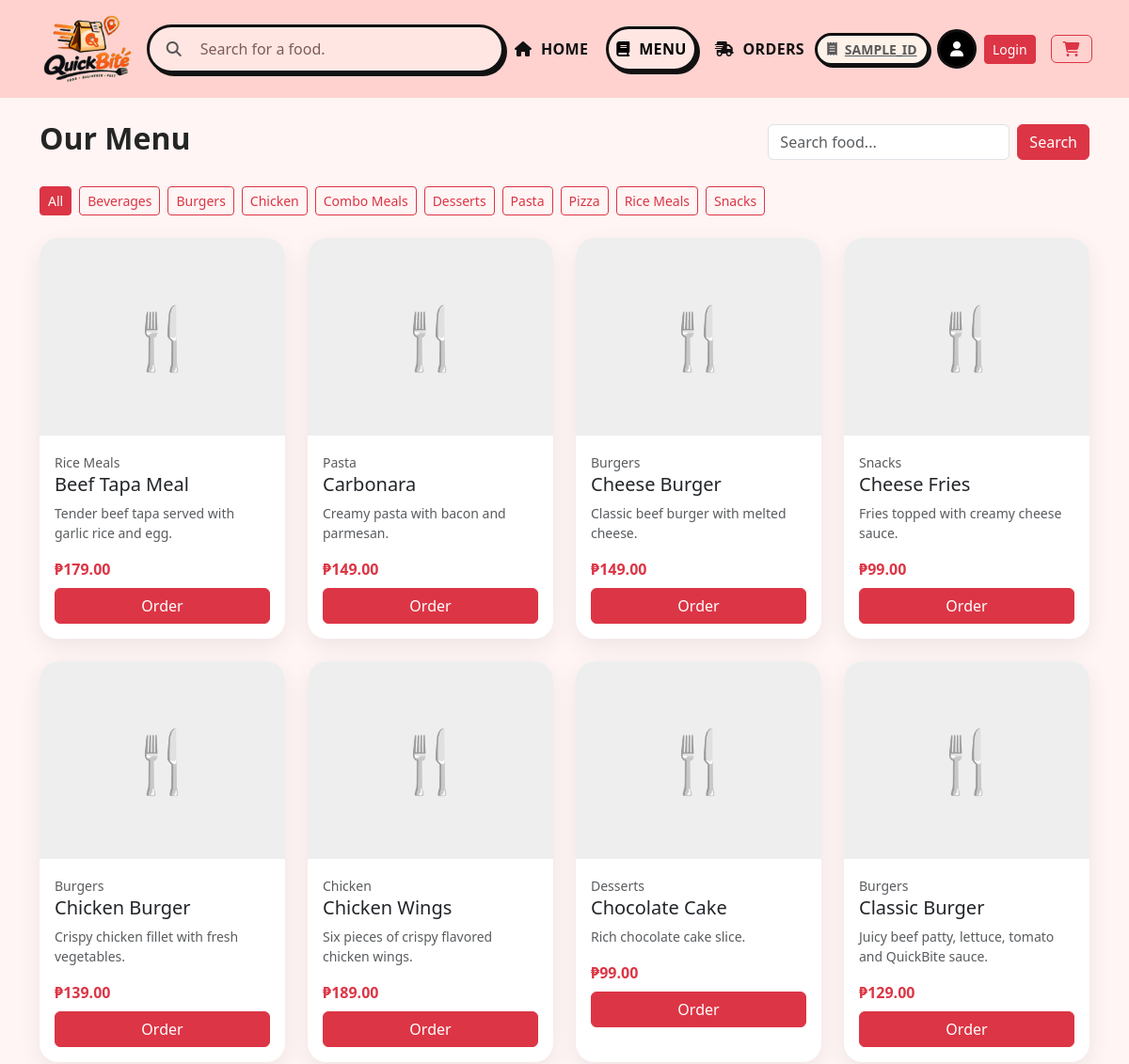
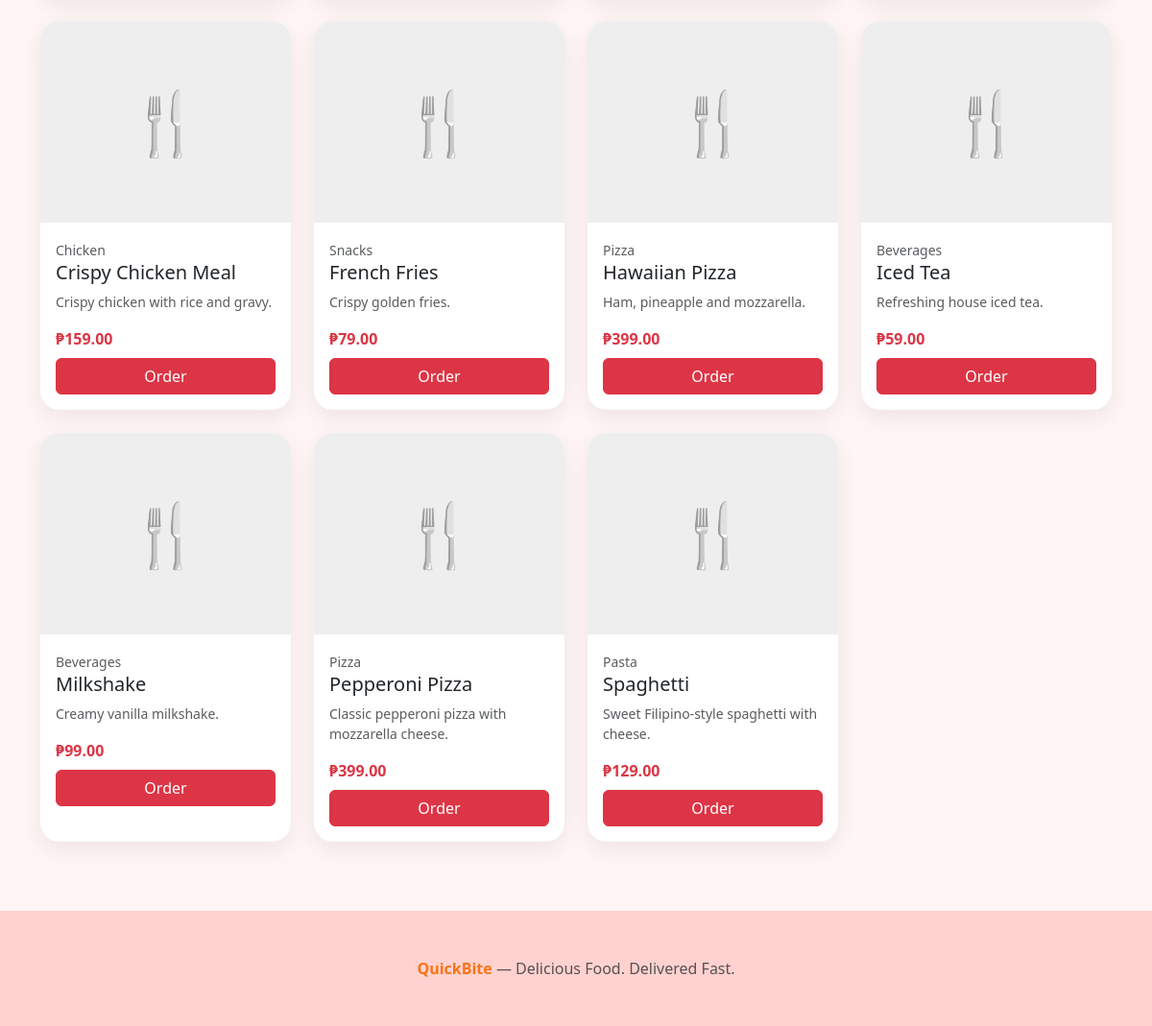
Page /menu.php on the committed database (2 pictures, top to bottom).
### tables this page shows
CREATE TABLE categories(
 id INT AUTO_INCREMENT PRIMARY KEY,
 name VARCHAR(100) NOT NULL,
 status TINYINT(1) DEFAULT 1,
 created_at TIMESTAMP DEFAULT CURRENT_TIMESTAMP
);

CREATE TABLE foods(
 id INT AUTO_INCREMENT PRIMARY KEY,
 category_id INT NOT NULL,
 name VARCHAR(150) NOT NULL,
 description TEXT,
 price DECIMAL(10,2) NOT NULL,
 prep_minutes INT DEFAULT 15,
 image VARCHAR(255) NULL,
 status TINYINT(1) DEFAULT 1,
 created_at TIMESTAMP DEFAULT CURRENT_TIMESTAMP,
 FOREIGN KEY(category_id) REFERENCES categories(id)
);

### includes/functions.php (called while the page is built, shortened)
<?php
function e($value) { return htmlspecialchars((string)$value, ENT_QUOTES, 'UTF-8'); }
function money($n) { return '₱' . number_format((float)$n, 2); }
?>

### menu.php (the view, shortened to what this page needs)
<?php
require_once "config/database.php"; require_once "includes/functions.php";
$cats=$pdo->query("SELECT * FROM categories WHERE status=1 ORDER BY name")->fetchAll();
$search=trim($_GET['search']??''); $cat=(int)($_GET['category']??0);
$sql="SELECT f.*,c.name category FROM foods f JOIN categories c ON c.id=f.category_id WHERE f.status=1";
$params=[];
$sql.=" ORDER BY f.name";
$stmt=$pdo->prepare($sql);$stmt->execute($params);$foods=$stmt->fetchAll();
include "includes/header.php";
?>
<div class="container py-4"><div class="d-flex justify-content-between align-items-center flex-wrap gap-2"><h2 class="fw-bold">Our Menu</h2>
<form class="d-flex"><input name="search" value="<?=e($search)?>" class="form-control" placeholder="Search food..."><button class="btn btn-danger ms-2">Search</button></form></div>
<div class="my-4 d-flex gap-2 flex-wrap"><a class="btn btn-sm <?=!$cat?'btn-danger':'btn-outline-danger'?>" href="menu.php">All</a><?php foreach($cats as $c):?><a class="btn btn-sm <?=$cat==$c['id']?'btn-danger':'btn-outline-danger'?>" href="?category=<?=$c['id']?>"><?=e($c['name'])?></a><?php endforeach;?></div>
<div class="row g-4"><?php foreach($foods as $f):?><div class="col-12 col-sm-6 col-lg-3"><div class="card food-card h-100">
<?php if($f['image'] && str_starts_with($f['image'],'http')):?><img class="food-img w-100" src="<?=e($f['image'])?>"><?php elseif($f['image']):?><img class="food-img w-100" src="<?= $base_url ?>/assets/uploads/<?=e($f['image'])?>"><?php else:?><div class="food-img d-flex align-items-center justify-content-center display-3">🍴</div><?php endif;?>
<div class="card-body"><small class="text-muted"><?=e($f['category'])?></small><h5><?=e($f['name'])?></h5><p class="small text-muted"><?=e($f['description'])?></p><div class="price"><?=money($f['price'])?></div><a class="btn btn-danger w-100 mt-2" href="food-details.php?id=<?=$f['id']?>">Order</a></div></div></div><?php endforeach;?></div></div>
<?php include "includes/footer.php"; ?>

### assets/css/style.css (style rules this page uses)
body { background:#fffaf7;color:#252525 }
:root { --pink-bg:#ffd2cf;--pink-bg-2:#ffe6e3;--pink-light:#fff1ee;--pink-dark:#e8a3a0;--pink-deep:#ff9c99;--orange:#ff9a3d;--orange-deep:#f97316;--outline:#1f1014 }
.landing-body { background:#fff5f4 }
.food-card { border:0;border-radius:20px;overflow:hidden;box-shadow:0 8px 25px rgba(0,0,0,.07);transition:.2s }
.food-img { height:210px;object-fit:cover;background:#eee }
.price { font-weight:800;color:#dc3545 }

### rows in the picture
categories: name "Beverages"
categories: name "Burgers"
categories: name "Chicken"
categories: name "Combo Meals"
categories: name "Desserts"
categories: name "Pasta"
categories: name "Pizza"
categories: name "Rice Meals"
categories: name "Snacks"
foods: category.name "Rice Meals", name "Beef Tapa Meal", description "Tender beef tapa served with garlic rice and egg.", price "₱179.00"
foods: category.name "Pasta", name "Carbonara", description "Creamy pasta with bacon and parmesan.", price "₱149.00"
foods: category.name "Burgers", name "Cheese Burger", description "Classic beef burger with melted cheese.", price "₱149.00"
foods: category.name "Snacks", name "Cheese Fries", description "Fries topped with creamy cheese sauce.", price "₱99.00"
foods: category.name "Burgers", name "Chicken Burger", description "Crispy chicken fillet with fresh vegetables.", price "₱139.00"
foods: category.name "Chicken", name "Chicken Wings", description "Six pieces of crispy flavored chicken wings.", price "₱189.00"
foods: category.name "Desserts", name "Chocolate Cake", description "Rich chocolate cake slice.", price "₱99.00"
foods: category.name "Burgers", name "Classic Burger", description "Juicy beef patty, lettuce, tomato and QuickBite sauce.", price "₱129.00"
foods: category.name "Chicken", name "Crispy Chicken Meal", description "Crispy chicken with rice and gravy.", price "₱159.00"
foods: category.name "Snacks", name "French Fries", description "Crispy golden fries.", price "₱79.00"
foods: category.name "Pizza", name "Hawaiian Pizza", description "Ham, pineapple and mozzarella.", price "₱399.00"
foods: category.name "Beverages", name "Iced Tea", description "Refreshing house iced tea.", price "₱59.00"
foods: category.name "Beverages", name "Milkshake", description "Creamy vanilla milkshake.", price "₱99.00"
foods: category.name "Pizza", name "Pepperoni Pizza", description "Classic pepperoni pizza with mozzarella cheese.", price "₱399.00"
foods: category.name "Pasta", name "Spaghetti", description "Sweet Filipino-style spaghetti with cheese.", price "₱129.00"
